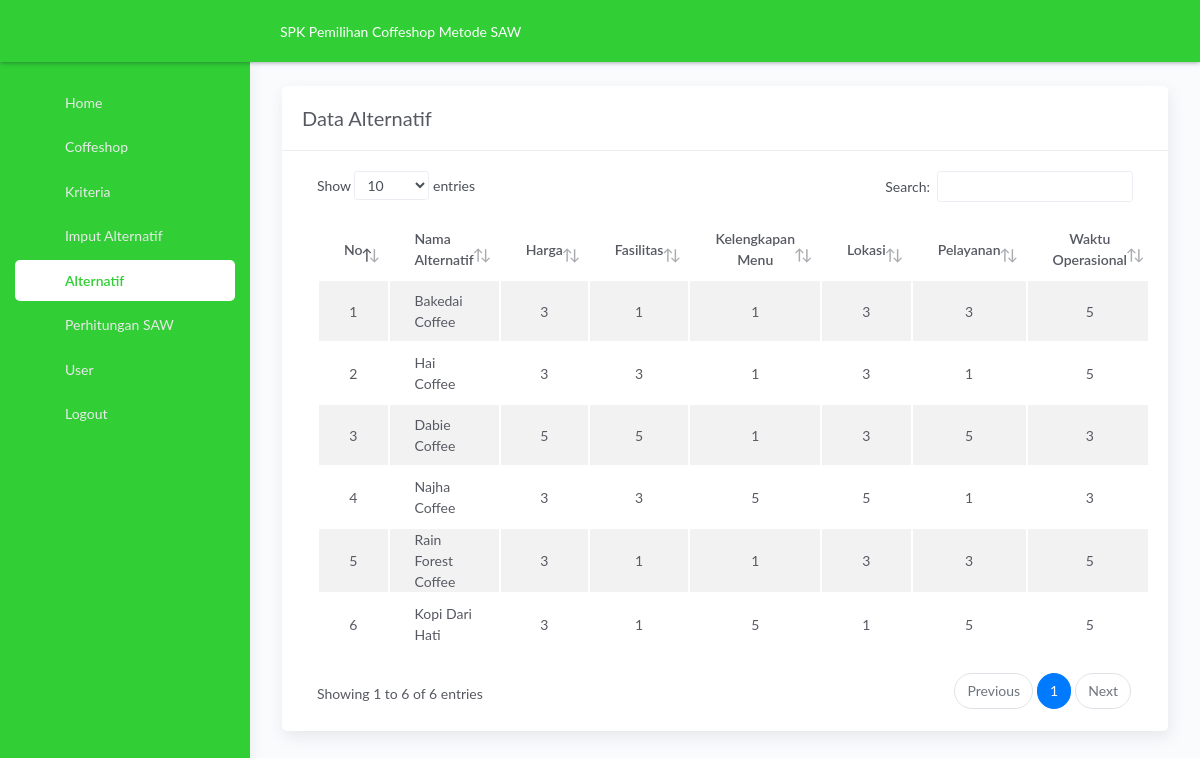
The app's page /alternatif.php (signed in) with its own data.
### tables this page shows
CREATE TABLE `tbl_kriteria` (
  `id_kriteria` int(11) NOT NULL,
  `nama_kriteria` varchar(100) NOT NULL,
  `atribute` varchar(50) NOT NULL,
  `bobot` float NOT NULL
);

CREATE TABLE `tb_nilai` (
  `id_nilai` int(11) NOT NULL,
  `id_coffeshop` int(11) NOT NULL,
  `kriteria1` text NOT NULL,
  `kriteria2` text NOT NULL,
  `kriteria3` text NOT NULL,
  `kriteria4` text NOT NULL,
  `kriteria5` text NOT NULL,
  `kriteria6` text NOT NULL
);

CREATE TABLE `tb_coffeshop` (
  `id_coffeshop` int(11) NOT NULL,
  `nama` varchar(200) NOT NULL
);

### alternatif.php (the view, shortened to what this page needs)
<?php include  './template/header.php';
?>
<?php
 include './template/navbar.php';
?>
<?php
$page = 'alternatif'; include './template/sidebar.php';
?>
<?php
 include './aksilogin/config.php';
$sql = mysqli_query($koneksi, "SELECT * FROM tb_coffeshop INNER JOIN tb_nilai ON tb_coffeshop.id_coffeshop = tb_nilai.id_coffeshop");
$nomor = 1;
?>
<div class="main-panel">
			<div class="content">
				<div class="page-inner">
					<div class="row">
						<div class="col-md-12">
							<div class="card">
								<div class="card-header">
									<h4 class="card-title">Data Alternatif</h4>
								</div>
								<div class="card-body">
									<div class="table-responsive">
										<table id="basic-datatables" class="display table table-striped table-hover" >
                      <thead>
                        <tr>
                            <th style='text-align:center;'>No</th>
                            <th>Nama Alternatif</th>
                            <?php
                                include './aksilogin/config.php';
                                $qkriteria = mysqli_query($koneksi, "SELECT * from tbl_kriteria");
                                while ($k = mysqli_fetch_array($qkriteria)) {
                                  echo "<th style='text-align:center;'>".$k['nama_kriteria']."</th>";
                                }
                          ?>
                        </tr>
                      </thead>
                      <tbody>
                      <?php while ($data = mysqli_fetch_array($sql)) {
                        ?>
                          <tr>
                          <td style='text-align:center;'><?php echo $nomor++; ?></td>
                          <td><?php echo $data['nama']; ?></td>
                          <td style='text-align:center;'><?php echo $data['kriteria1']; ?></td>
                          <td style='text-align:center;'><?php echo $data['kriteria2']; ?></td>
                          <td style='text-align:center;'><?php echo $data['kriteria3']; ?></td>
                          <td style='text-align:center;'><?php echo $data['kriteria4']; ?></td>
                          <td style='text-align:center;'><?php echo $data['kriteria5']; ?></td>
                          <td style='text-align:center;'><?php echo $data['kriteria6']; ?></td>
                         </tr>
                      <?php } ?>
                      </tbody>
                    </table>
                  </div>
                </div>
              </div>
            </div>
          </div>
        </div>
      </div>
    </div>
<?php
include './template/footer.php';
?>

### records on screen
tbl_kriteria: nama_kriteria "Harga"
tbl_kriteria: nama_kriteria "Fasilitas"
tbl_kriteria: nama_kriteria "Kelengkapan Menu"
tbl_kriteria: nama_kriteria "Lokasi"
tbl_kriteria: nama_kriteria "Pelayanan"
tbl_kriteria: nama_kriteria "Waktu Operasional"
tb_nilai: id_coffeshop.nama "Bakedai Coffee", kriteria1 "3", kriteria2 "1", kriteria3 "1", kriteria4 "3", kriteria5 "3", kriteria6 "5"
tb_nilai: id_coffeshop.nama "Hai Coffee", kriteria1 "3", kriteria2 "3", kriteria3 "1", kriteria4 "3", kriteria5 "1", kriteria6 "5"
tb_nilai: id_coffeshop.nama "Dabie Coffee", kriteria1 "5", kriteria2 "5", kriteria3 "1", kriteria4 "3", kriteria5 "5", kriteria6 "3"
tb_nilai: id_coffeshop.nama "Najha Coffee", kriteria1 "3", kriteria2 "3", kriteria3 "5", kriteria4 "5", kriteria5 "1", kriteria6 "3"
tb_nilai: id_coffeshop.nama "Rain Forest Coffee", kriteria1 "3", kriteria2 "1", kriteria3 "1", kriteria4 "3", kriteria5 "3", kriteria6 "5"
tb_nilai: id_coffeshop.nama "Kopi Dari Hati", kriteria1 "3", kriteria2 "1", kriteria3 "5", kriteria4 "1", kriteria5 "5", kriteria6 "5"
